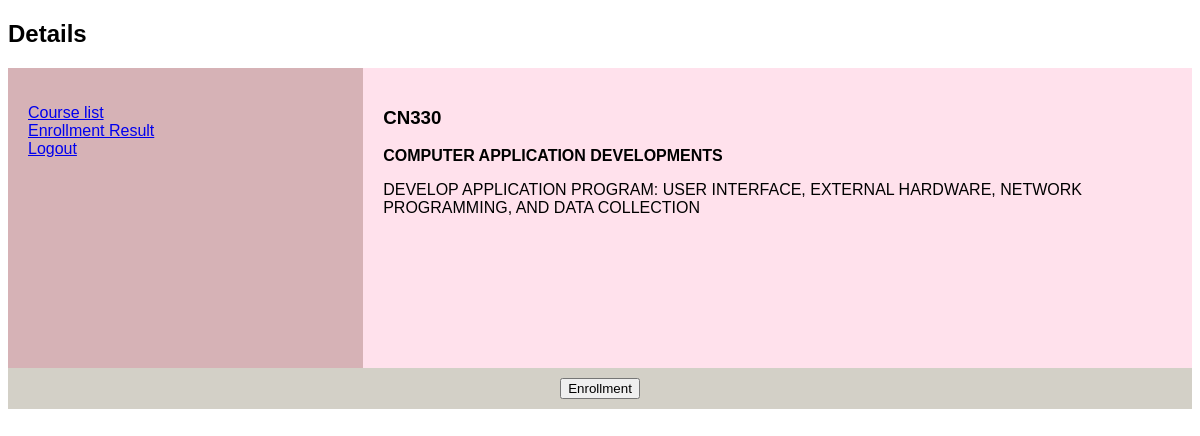
/course/detail/5 (signed in), run on an earlier commit of the app's database.
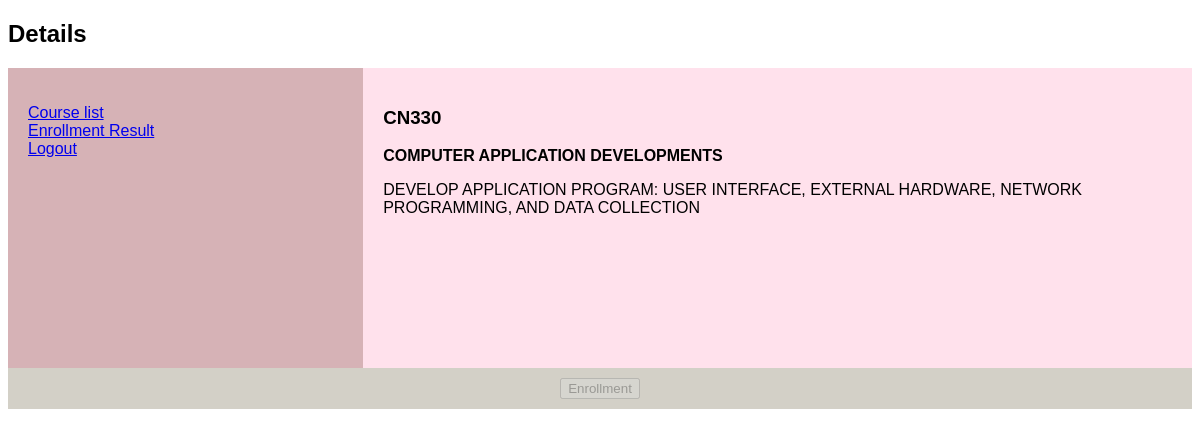
And on a later commit of the database.
### course/views.py (the view)
# urls.py: path('detail/<int:course_id>', views.detail, name='detail'),
def detail(request, course_id):
    course = Course.objects.get(pk=course_id)
    user = User.objects.get(pk=request.user.id)
    check = Enroll.objects.filter(user=user, course=course).first()
    return render(request, 'course/register.html', {
        'course': course,
        'enrolled': check is not None
    })

### course/templates/course/register.html (shortened to what this page needs)
{% block body %}
<!DOCTYPE html>
<html lang="en">
<head>
  <h2>Details</h2>
<body>
<section>
  <nav>
    <ul>
      <li><a href="{% url 'course:index'%}">Course list</a></li>
      <li><a href="{% url 'course:enrollresult'%}">Enrollment Result</a></li>
      <li><a href="{% url 'login'%}">Logout</a></li>
    </ul>
  </nav>
  <article>
    <h1>{{course.course_code}}</h1>
    <p style="font-weight: bold;">{{course.course}}</p>
    <p>{{course.detail}}</p>
  </article>
</section>
<footer>
  {% if enrolled %}
  <form method="post" action="{% url 'course:withdraw' course.id %}">
    {% csrf_token %}
    <input type='hidden' value="{{course.id}}" name="courseID">
    <input type="submit" value="Withdraw">
  </form>
  {% else %}
  {% if course.status%}
  <form method="post" action="{% url 'course:enroll' course.id %}">
    <button id="submit" type="submit">Enrollment</button>
  </form>
  {% else %}
  <form method="post" action="{% url 'course:enroll' course.id %}">
    <button id="submit" type="submit" disabled>Enrollment</button>
  </form>
  {% endif %}
  {% endif %}
</footer>
</body>
</html>
{% endblock %}

What changed in the data, as far as the page shows it:
changed Course "CN330": status True → False (drawn)
